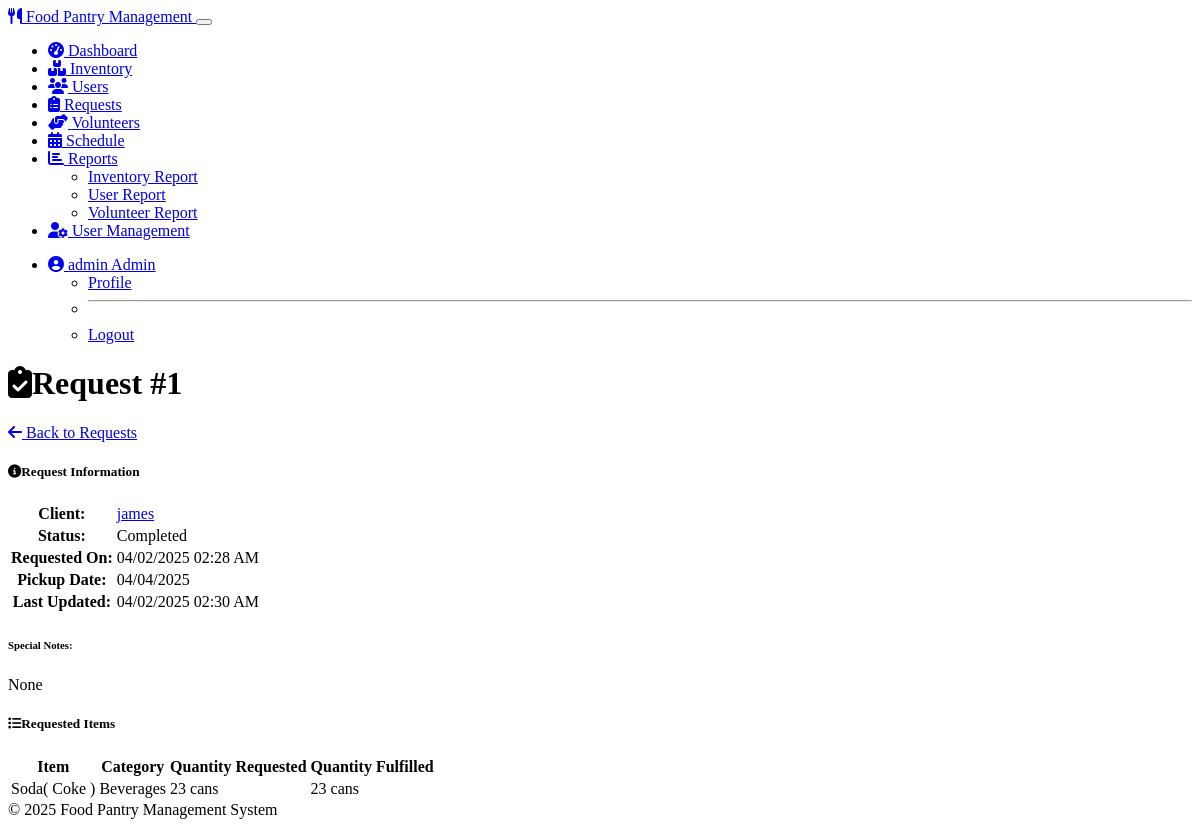
Screenshot of /requests/view/1 (signed in) with the database file from the repository.
### models.py (models this page shows, shortened)
class User(UserMixin, db.Model):
    __tablename__ = 'user'  # Explicitly set the table name
    id = db.Column(db.Integer, primary_key=True)
    username = db.Column(db.String(64), unique=True, nullable=False)
    email = db.Column(db.String(120), unique=True, nullable=False)
    password_hash = db.Column(db.String(256), nullable=False)
    role = db.Column(db.String(20), nullable=False)
    full_name = db.Column(db.String(100))
    phone = db.Column(db.String(20))
    created_at = db.Column(db.DateTime, default=datetime.utcnow)
    password_reset_required = db.Column(db.Boolean, default=False)
    failed_login_attempts = db.Column(db.Integer, default=0)
    lockout_until = db.Column(db.DateTime, nullable=True)
    otp_secret = db.Column(db.String(32), nullable=True)
    otp_enabled = db.Column(db.Boolean, default=False)
    otp_verified = db.Column(db.Boolean, default=False)
    client_info = db.relationship('Client', backref='user', uselist=False, cascade='all, delete-orphan')
    volunteer_info = db.relationship('Volunteer', backref='user', uselist=False, cascade='all, delete-orphan')
    def is_admin(self):
        return self.role == 'admin'
    def is_client(self):
        return self.role == 'client'

class ClientRequest(db.Model):
    __tablename__ = 'client_request'  # Explicitly set the table name
    id = db.Column(db.Integer, primary_key=True)
    client_id = db.Column(db.Integer, db.ForeignKey('client.id'), nullable=False)
    status = db.Column(db.String(20), default='Pending')
    pickup_date = db.Column(db.Date, nullable=True)
    special_notes = db.Column(db.Text, nullable=True)
    created_at = db.Column(db.DateTime, default=datetime.utcnow)
    updated_at = db.Column(db.DateTime, default=datetime.utcnow, onupdate=datetime.utcnow)
    items = db.relationship('RequestItem', back_populates='request', cascade='all, delete-orphan')

class RequestItem(db.Model):
    __tablename__ = 'request_item'  # Explicitly set the table name
    id = db.Column(db.Integer, primary_key=True)
    request_id = db.Column(db.Integer, db.ForeignKey('client_request.id'), nullable=False)
    food_item_id = db.Column(db.Integer, db.ForeignKey('food_item.id'), nullable=False)
    quantity_requested = db.Column(db.Integer, default=1)
    quantity_fulfilled = db.Column(db.Integer, default=0)
    request = db.relationship('ClientRequest', back_populates='items')
    food_item = db.relationship('FoodItem', back_populates='requests')

class FoodItem(db.Model):
    __tablename__ = 'food_item'  # Explicitly set the table name
    id = db.Column(db.Integer, primary_key=True)
    name = db.Column(db.String(100), nullable=False)
    category = db.Column(db.String(50), nullable=False)
    quantity = db.Column(db.Integer, default=0)
    unit = db.Column(db.String(20), default='item')
    expiration_date = db.Column(db.Date, nullable=True)
    notes = db.Column(db.Text, nullable=True)
    created_at = db.Column(db.DateTime, default=datetime.utcnow)
    updated_at = db.Column(db.DateTime, default=datetime.utcnow, onupdate=datetime.utcnow)
    requests = db.relationship('RequestItem', back_populates='food_item', cascade='all, delete-orphan')

### routes.py (the view, shortened to what this page needs)
    @app.route('/requests/view/<int:request_id>')
    @login_required
    def request_view(request_id):
        client_request = ClientRequest.query.get_or_404(request_id)
        return render_template('requests/view.html', request=client_request)

### models.py (called while the page is built)
@login_manager.user_loader
def load_user(user_id):
    return User.query.get(int(user_id))

### templates/requests/view.html (shortened to what this page needs)
{% extends 'base.html' %}
{% block content %}
<div class="container">
    <div class="d-flex justify-content-between align-items-center mb-4">
        <h1><i class="fas fa-clipboard-check me-2"></i>Request #{{ request.id }}</h1>
        <div>
            {% if current_user.is_admin() or current_user.is_staff() %}
            <a href="{{ url_for('requests_index') }}" class="btn btn-secondary me-2">
                <i class="fas fa-arrow-left me-1"></i> Back to Requests
            </a>
            {% else %}
            <a href="{{ url_for('dashboard') }}" class="btn btn-secondary me-2">
                <i class="fas fa-arrow-left me-1"></i> Back to Dashboard
            </a>
            {% endif %}
        </div>
    </div>
    <div class="row">
        <div class="col-md-4 mb-4">
            <div class="card h-100">
                <div class="card-header bg-primary text-white">
                    <h5 class="card-title mb-0"><i class="fas fa-info-circle me-2"></i>Request Information</h5>
                </div>
                <div class="card-body">
                    <table class="table">
                        <tbody>
                            <tr>
                                <th>Client:</th>
                                <td>
                                    {% if request.client and request.client.user %}
                                    {% if current_user.is_admin() or current_user.is_staff() %}
                                    <a href="{{ url_for('client_view', client_id=request.client.id) }}">
                                        {{ request.client.user.full_name }}
                                    </a>
                                    {% else %}
                                    {{ request.client.user.full_name }}
                                    {% endif %}
                                    {% else %}
                                    Unknown
                                    {% endif %}
                                </td>
                            </tr>
                            <tr>
                                <th>Status:</th>
                                <td><span class="badge status-{{ request.status }}">{{ request.status }}</span></td>
                            </tr>
                            <tr>
                                <th>Requested On:</th>
                                <td>{{ request.created_at.strftime('%m/%d/%Y %I:%M %p') }}</td>
                            </tr>
                            <tr>
                                <th>Pickup Date:</th>
                                <td>{{ request.pickup_date.strftime('%m/%d/%Y') if request.pickup_date else 'Not scheduled' }}</td>
                            </tr>
                            <tr>
                                <th>Last Updated:</th>
                                <td>{{ request.updated_at.strftime('%m/%d/%Y %I:%M %p') }}</td>
                            </tr>
                        </tbody>
                    </table>
                    {% if request.special_notes %}
                    <div class="mt-3">
                        <h6>Special Notes:</h6>
                        <p class="mb-0">{{ request.special_notes }}</p>
                    </div>
                    {% endif %}
                </div>
            </div>
        </div>
        <div class="col-md-8 mb-4">
            <div class="card h-100">
                <div class="card-header bg-primary text-white">
                    <h5 class="card-title mb-0"><i class="fas fa-list me-2"></i>Requested Items</h5>
                </div>
                <div class="card-body">
                    {% if request.items %}
                    <div class="table-responsive">
                        <table class="table table-hover">
                            <thead>
                                <tr>
                                    <th>Item</th>
                                    <th>Category</th>
                                    <th>Quantity Requested</th>
                                    {% if request.status in ['Completed'] %}
                                    <th>Quantity Fulfilled</th>
                                    {% endif %}
                                </tr>
                            </thead>
                            <tbody>
                                {% for item in request.items %}
                                <tr>
                                    <td>{{ item.food_item.name if item.food_item else 'Unknown Item' }}</td>
                                    <td>{{ item.food_item.category if item.food_item else 'Unknown' }}</td>
                                    <td>{{ item.quantity_requested }} {{ item.food_item.unit if item.food_item else 'items' }}</td>
                                    {% if request.status in ['Completed'] %}
                                    <td>{{ item.quantity_fulfilled }} {{ item.food_item.unit if item.food_item else 'items' }}</td>
                                    {% endif %}
                                </tr>
                                {% endfor %}
                            </tbody>
                        </table>
                    </div>
                    {% endif %}
                </div>
            </div>
        </div>
    </div>
</div>
{% endblock %}

### templates/base.html (shortened to what this page needs)
<!DOCTYPE html>
<html lang="en" data-bs-theme="dark">
<head>
    <link rel="stylesheet" href="https://cdn.replit.com/agent/bootstrap-agent-dark-theme.min.css">
    <link rel="stylesheet" href="https://cdnjs.cloudflare.com/ajax/libs/font-awesome/6.4.0/css/all.min.css">
    <link rel="stylesheet" href="{{ url_for('static', filename='css/custom.css') }}">
</head>
<body>
    <nav class="navbar navbar-expand-lg navbar-dark bg-dark">
        <div class="container">
            <a class="navbar-brand" href="{{ url_for('index') }}">
                <i class="fas fa-utensils me-2"></i>
                Food Pantry Management
            </a>
            <button class="navbar-toggler" type="button" data-bs-toggle="collapse" data-bs-target="#navbarNav" aria-controls="navbarNav" aria-expanded="false" aria-label="Toggle navigation">
            </button>
            <div class="collapse navbar-collapse" id="navbarNav">
                <ul class="navbar-nav me-auto">
                    {% if current_user.is_authenticated %}
                    <li class="nav-item">
                        <a class="nav-link" href="{{ url_for('dashboard') }}">
                            <i class="fas fa-tachometer-alt me-1"></i> Dashboard
                        </a>
                    </li>
                    {% if current_user.is_admin() or current_user.is_staff() or current_user.is_volunteer() %}
                    <li class="nav-item">
                        <a class="nav-link" href="{{ url_for('inventory_index') }}">
                            <i class="fas fa-boxes me-1"></i> Inventory
                        </a>
                    </li>
                    {% endif %}
                    {% if current_user.is_admin() or current_user.is_staff() %}
                    <li class="nav-item">
                        <a class="nav-link" href="{{ url_for('clients_index') }}">
                            <i class="fas fa-users me-1"></i> Users
                        </a>
                    </li>
                    {% endif %}
                    {% if current_user.is_admin() or current_user.is_staff() %}
                    <li class="nav-item">
                        <a class="nav-link" href="{{ url_for('requests_index') }}">
                            <i class="fas fa-clipboard-list me-1"></i> Requests
                        </a>
                    </li>
                    {% endif %}
                    {% if current_user.is_admin() or current_user.is_staff() %}
                    <li class="nav-item">
                        <a class="nav-link" href="{{ url_for('volunteers_index') }}">
                            <i class="fas fa-hands-helping me-1"></i> Volunteers
                        </a>
                    </li>
                    {% endif %}
                    {% if current_user.is_admin() or current_user.is_staff() or current_user.is_volunteer() %}
                    <li class="nav-item">
                        <a class="nav-link" href="{{ url_for('schedule_index') }}">
                            <i class="fas fa-calendar-alt me-1"></i> Schedule
                        </a>
                    </li>
                    {% endif %}
                    {% if current_user.is_admin() or current_user.is_staff() %}
                    <li class="nav-item dropdown">
                        <a class="nav-link dropdown-toggle" href="#" id="reportsDropdown" role="button" data-bs-toggle="dropdown" aria-expanded="false">
                            <i class="fas fa-chart-bar me-1"></i> Reports
                        </a>
                        <ul class="dropdown-menu" aria-labelledby="reportsDropdown">
                            <li><a class="dropdown-item" href="{{ url_for('report_inventory') }}">Inventory Report</a></li>
                            <li><a class="dropdown-item" href="{{ url_for('report_clients') }}">User Report</a></li>
                            <li><a class="dropdown-item" href="{{ url_for('report_volunteers') }}">Volunteer Report</a></li>
                        </ul>
                    </li>
                    {% endif %}
                    {% if current_user.is_admin() %}
                    <li class="nav-item">
                        <a class="nav-link" href="{{ url_for('users_index') }}">
                            <i class="fas fa-user-cog me-1"></i> User Management
                        </a>
                    </li>
                    {% endif %}
                    {% endif %}
                </ul>
                <ul class="navbar-nav ms-auto">
                    {% if current_user.is_authenticated %}
                    <li class="nav-item dropdown">
                        <a class="nav-link dropdown-toggle" href="#" id="userDropdown" role="button" data-bs-toggle="dropdown" aria-expanded="false">
                            <i class="fas fa-user-circle me-1"></i> {{ current_user.username }}
                            {% if current_user.is_admin() %}
                            <span class="badge bg-danger">Admin</span>
                            {% elif current_user.is_staff() %}
                            <span class="badge bg-primary">Staff</span>
                            {% elif current_user.is_volunteer() %}
                            <span class="badge bg-success">Volunteer</span>
                            {% elif current_user.is_client() %}
                            <span class="badge bg-info">User</span>
                            {% endif %}
                        </a>
                        <ul class="dropdown-menu dropdown-menu-end" aria-labelledby="userDropdown">
                            <li><a class="dropdown-item" href="{{ url_for('profile') }}">Profile</a></li>
                            <li><hr class="dropdown-divider"></li>
                            <li><a class="dropdown-item" href="{{ url_for('logout') }}">Logout</a></li>
                        </ul>
                    </li>
                    {% endif %}
                </ul>
            </div>
        </div>
    </nav>
    <main class="container mt-4 mb-5">
        {% block content %}{% endblock %}
    </main>
    <footer class="footer mt-auto py-3 bg-dark">
        <div class="container text-center">
            <span class="text-muted">&copy; 2025 Food Pantry Management System</span>
        </div>
    </footer>
</body>
</html>

### static/css/custom.css (style rules this page uses)
.status-Completed { background-color: var(--bs-success); }

### rows the page displays
User: username "admin"
ClientRequest: id "1", status "Completed", created_at "04/02/2025 02:28 AM", pickup_date "04/04/2025", updated_at "04/02/2025 02:30 AM", special_notes "None"
User: client.user.full_name "james"
RequestItem: food_item "Soda( Coke )", food_item "Beverages", quantity_requested "23", food_item "cans", quantity_fulfilled "23"
